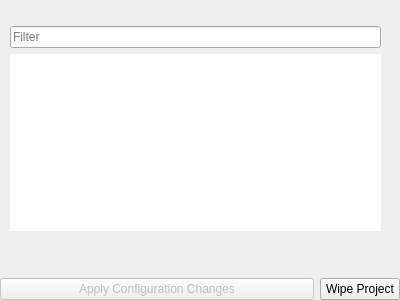
<?xml version="1.0" encoding="UTF-8"?>
<ui version="4.0">
 <class>MesonBuildSettingsWidget</class>
 <widget class="QWidget" name="MesonBuildSettingsWidget">
  <property name="geometry">
   <rect>
    <x>0</x>
    <y>0</y>
    <width>400</width>
    <height>300</height>
   </rect>
  </property>
  <property name="windowTitle">
   <string>Form</string>
  </property>
  <layout class="QGridLayout" name="gridLayout">
   <property name="leftMargin">
    <number>0</number>
   </property>
   <property name="topMargin">
    <number>0</number>
   </property>
   <property name="rightMargin">
    <number>0</number>
   </property>
   <property name="bottomMargin">
    <number>0</number>
   </property>
   <item row="1" column="0">
    <widget class="QPushButton" name="configureButton">
     <property name="enabled">
      <bool>false</bool>
     </property>
     <property name="sizePolicy">
      <sizepolicy hsizetype="MinimumExpanding" vsizetype="Fixed">
       <horstretch>0</horstretch>
       <verstretch>0</verstretch>
      </sizepolicy>
     </property>
     <property name="text">
      <string>Apply Configuration Changes</string>
     </property>
    </widget>
   </item>
   <item row="1" column="1">
    <widget class="QPushButton" name="wipeButton">
     <property name="sizePolicy">
      <sizepolicy hsizetype="Maximum" vsizetype="Fixed">
       <horstretch>0</horstretch>
       <verstretch>0</verstretch>
      </sizepolicy>
     </property>
     <property name="toolTip">
      <string>Wipes build directory and reconfigures using previous command line options.
Useful if build directory is corrupted or when rebuilding with a newer version of Meson.</string>
     </property>
     <property name="text">
      <string>Wipe Project</string>
     </property>
     <property name="icon">
      <iconset theme=":/utils/images/warning.png"/>
     </property>
    </widget>
   </item>
   <item row="0" column="0" colspan="2">
    <widget class="Utils::DetailsWidget" name="container" native="true">
     <widget class="QWidget" name="details" native="true">
      <property name="geometry">
       <rect>
        <x>10</x>
        <y>20</y>
        <width>371</width>
        <height>211</height>
       </rect>
      </property>
      <layout class="QVBoxLayout" name="verticalLayout_2">
       <property name="leftMargin">
        <number>0</number>
       </property>
       <property name="topMargin">
        <number>0</number>
       </property>
       <property name="rightMargin">
        <number>0</number>
       </property>
       <property name="bottomMargin">
        <number>0</number>
       </property>
       <item>
        <widget class="QWidget" name="buildDirWidget" native="true"/>
       </item>
       <item>
        <widget class="Utils::FancyLineEdit" name="optionsFilterLineEdit">
         <property name="placeholderText">
          <string>Filter</string>
         </property>
        </widget>
       </item>
       <item>
        <widget class="Utils::TreeView" name="optionsTreeView">
         <property name="minimumSize">
          <size>
           <width>0</width>
           <height>300</height>
          </size>
         </property>
         <property name="frameShape">
          <enum>QFrame::NoFrame</enum>
         </property>
         <property name="selectionBehavior">
          <enum>QAbstractItemView::SelectItems</enum>
         </property>
         <property name="uniformRowHeights">
          <bool>true</bool>
         </property>
         <property name="sortingEnabled">
          <bool>true</bool>
         </property>
        </widget>
       </item>
      </layout>
     </widget>
    </widget>
   </item>
  </layout>
 </widget>
 <customwidgets>
  <customwidget>
   <class>Utils::DetailsWidget</class>
   <extends>QWidget</extends>
   <header>utils/detailswidget.h</header>
   <container>1</container>
  </customwidget>
  <customwidget>
   <class>Utils::FancyLineEdit</class>
   <extends>QLineEdit</extends>
   <header>utils/fancylineedit.h</header>
  </customwidget>
  <customwidget>
   <class>Utils::TreeView</class>
   <extends>QTreeView</extends>
   <header>utils/itemviews.h</header>
  </customwidget>
 </customwidgets>
 <resources/>
 <connections/>
</ui>
